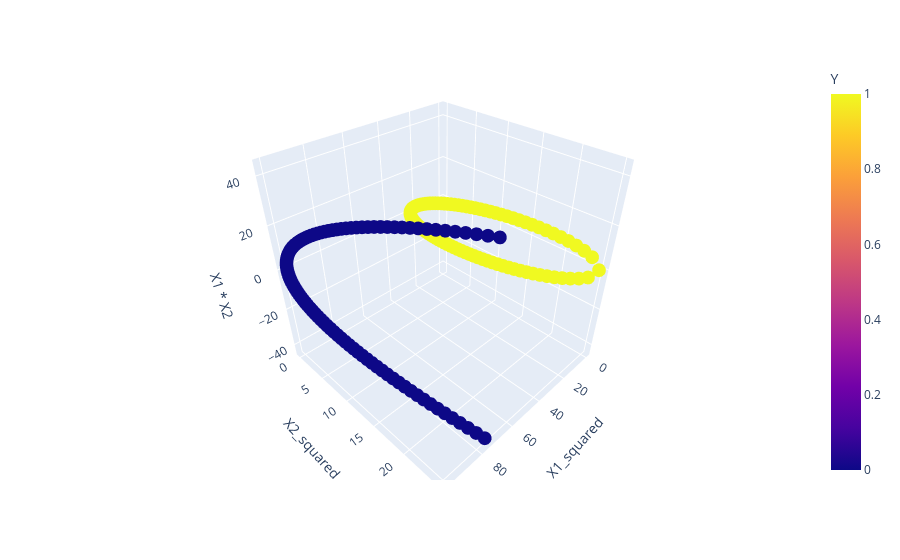

Notebook code for this chart:
### Code cell
fig = px.scatter_3d(df, x="X1_squared", y="X2_squared", z="X1 * X2", color="Y")
fig.show()

### Figure 1 — Plotly figure (JSON) as saved in the notebook; plotly's stock layout.template omitted (floating-point values rounded to 4 significant figures; data arrays with more than 128 entries replaced by an {"elided": "..."} marker saying what was removed)
{"data": [{"hovertemplate": "X1_squared=%{x}<br>X2_squared=%{y}<br>X1 * X2=%{z}<br>Y=%{marker.color}<extra></extra>", "legendgroup": "", "marker": {"color": {"elided": "400 int values"}, "coloraxis": "coloraxis", "symbol": "circle"}, "mode": "markers", "name": "", "scene": "scene", "showlegend": false, "type": "scatter3d", "x": {"elided": "400 float values"}, "y": {"elided": "400 float values"}, "z": {"elided": "400 float values"}}], "layout": {"coloraxis": {"colorbar": {"title": {"text": "Y"}}, "colorscale": [[0, "#0d0887"], [0.1111, "#46039f"], [0.2222, "#7201a8"], [0.3333, "#9c179e"], [0.4444, "#bd3786"], [0.5556, "#d8576b"], [0.6667, "#ed7953"], [0.7778, "#fb9f3a"], [0.8889, "#fdca26"], [1, "#f0f921"]]}, "legend": {"tracegroupgap": 0}, "margin": {"t": 60}, "scene": {"domain": {"x": [0, 1], "y": [0, 1]}, "xaxis": {"title": {"text": "X1_squared"}}, "yaxis": {"title": {"text": "X2_squared"}}, "zaxis": {"title": {"text": "X1 * X2"}}}}}
